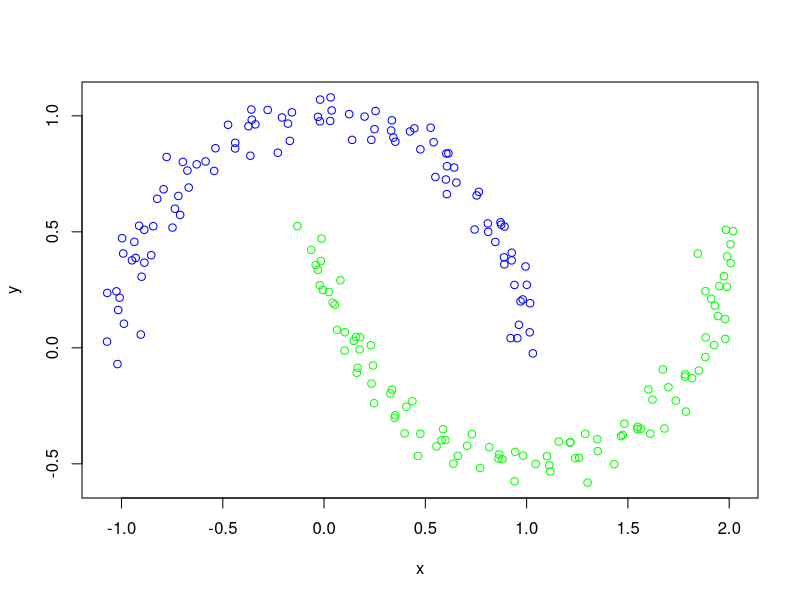
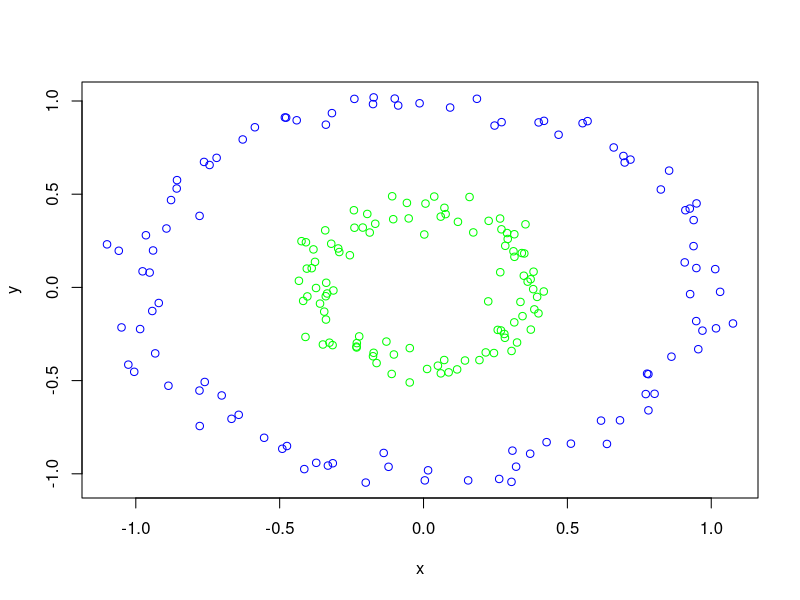
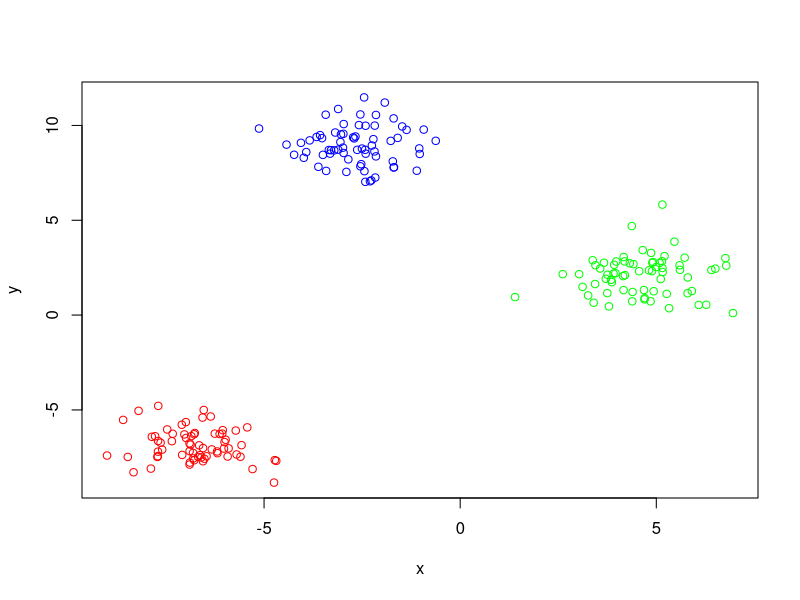

Write the R code that produced these figures, in order.
# Author: Robert Costales
# Language: R
# Date: 4/24/2017
# Summary: This program analyzes three different datasets, and attempts to group
# them into the intended clusters using DBSCAN


# moons data coords
moons_x <- c(0.81, 1.61, -0.021, -1.02, 1.7, 1.882, 0.97, 0.88, 0.89, 1.116, -0.36380035733215055, 0.247024170641561, 1.8165865808413613, 1.216390502042343, -0.8236696008317257, 0.9806558330525754, 0.5409717516934739, 0.34803099630876516, 0.3518149694813853, -0.7770864200239589, 1.925908127930592, 0.8609672257768053, 0.19990694571886664, 1.2895300987577587, -0.2784763570369318, 0.24187916342212853, 1.8498876825048671, 1.884068687400457, 0.1658220005641683, 0.13861368978586056, 0.8908702411936019, -0.2280658689068732, 0.982792079267752, 0.042377487114823705, 0.7642261164780437, 1.9110893773332713, 0.4360843186169329, 0.961869382919592, -0.8433668374262108, -0.04122465637956635, 0.5550765263617962, -0.43882860432695137, 0.653264601142176, 0.10274835236134441, 1.5486824049196752, -0.3731837114917277, 1.017069779546365, -0.7192368482342129, 0.16135771739633958, 0.8643404486578421, -0.6971753260587878, 0.32791174584218086, 1.9804673415232734, -0.9047978397904133, 1.0451539701546235, 0.7534212951992765, 0.5496857719575924, 1.240380864880231, 0.24918868151527174, -0.20756104708796985, 0.35136403283074286, -1.0162875299663354, 1.7813705609485657, 0.8742382477677051, 1.099976438219453, -1.0702274431068057, -0.15869858336390993, 1.4656924734521233, 0.030252086241418986, -0.9365943032993428, 0.6603830717331564, -0.9914472810601037, 0.46339846621608327, -0.13200600455849518, 0.8156699719718332, -0.9482094655466501, 0.05300204890018048, 0.9264863386493691, 0.606899974357827, 0.729613913090043, 1.979602597909764, -0.020539019429525213, 0.6381836350092039, 2.006391793526921, 0.023155389583702356, -0.35883876754603417, 0.9541465310577094, -0.3392153193146809, 0.5995049244247563, 1.9901964358810011, 0.331257288128833, 0.9946042203727617, 1.9884545708838057, -0.6747371789257804, 2.0075110673830054, 1.7829833139860742, 1.7361665281777698, 0.4064621557860991, -1.0250534569332952, 0.06414295612834892, 1.3009214480198916, 1.9742557159417193, 0.0322838817332117, 1.0308615615021235, -0.9006249190273801, 0.08068561000841282, -0.9880776513911396, -0.47394435496615706, 1.5465193242788804, 0.23332452661525713, -0.5848168737377003, 0.03748779763987738, -0.01943215421438394, -0.8532366746585016, 0.9263553454470914, 1.4325055318709503, 0.606227564360764, 1.9440155354591946, 0.5798441410309267, 0.7431751882408199, 0.8711668642686966, -0.7104574532504682, -0.030815679530911702, -0.02985050201140879, -0.06313346747731736, -0.7922321423062557, 0.9209843419332786, 0.17794376878604326, 1.3493482770660188, 1.9838714326679712, 1.0010489152347946, -0.5425423953566147, -0.9969010979463845, 0.23408510556200285, 1.2143701857415208, 1.6010174462148448, 1.158442017781342, -1.0092252336483258, 2.0186595651405512, 0.8883986627771667, 0.10170895814198878, -0.012419658392449351, 0.4456650425441297, -0.3569344018353525, -0.4384503676249994, 1.0153417825554019, 0.23106069503845827, 1.3509877244099255, 0.25423420802770863, -0.005864564229802818, 0.4752852008817291, 1.6807176820939662, 0.8456428246354796, 0.34218757209999007, 0.587413675824549, -0.1781829238057518, 1.2586552825460704, 0.3354281413450259, 0.5263077386163315, 0.6424050994621768, 0.15770292032403394, 1.1117886295038044, 0.6037090318050344, 1.4824711751325774, 0.39793420785716527, 1.6724093395333453, 0.4755129495918798, 0.7060511649685566, 1.5641894305659148, 0.9401285395632449, 0.6140030118844003, -1.0713975737856734, -0.9130899576019843, -0.7482446872784877, 0.14688241059397922, 0.9436201433472216, 1.844898294618469, -0.6682734712780305, -0.736241798539231, 0.6014648171473271, 1.4743770296438, -0.8876000523643851, 1.928921643040576, 1.786734223689522, 1.951302277358737, 0.3347166616690279, -0.16884748553857182, 0.7706399350039733, -0.8870050346267055, -0.6288649178796699, -0.9300678289880796, 0.42447857605559847, 0.8086139233897207, 0.9400092761501126, -0.016091809627127394, -0.5363338482051548, 1.8828174896988241, 0.1757516099360155, 0.12423604113741277, 1.621525675409593)
moons_y <- c(0.5, -0.37, 0.27, -0.07, -0.17, -0.04, 0.20, -0.48, 0.36, -0.533, 0.827993, -0.2385667646098658, -0.13088387452075112, -0.4068576098469539, 0.6423517820020366, 0.2085083752576517, 0.886168225719065, -0.3010135103297315, 0.8882776452917857, 0.8225387226762046, 0.012141462489560256, -0.47653215576721125, 0.996723585940277, -0.3707108687298649, 1.025384519138668, -0.07627811610988744, -0.0977367354267125, 0.04494020084305657, -0.0861312582229225, 0.8963903579728775, 0.522658820637642, 0.8409188163570189, -0.46457770822380157, 0.19457897939000524, 0.6722333206181572, 0.2117833888219939, -0.2300722059738904, 0.09923426355245886, 0.5241433438610638, 0.3572187272959165, -0.42493298043014316, 0.8594038856640629, 0.7123538185269372, 0.06721413959954936, -0.340121955365761, 0.9550641148917607, 0.19210044324276132, 0.6547667649926477, -0.10771977515303419, -0.4594568042976627, 0.8013373385122283, -0.19619019279145, 0.03848682090613942, 0.057239379186481865, -0.5002034943567774, 0.6568800450783515, 0.7363574393412222, -0.4757790325188116, 0.9424619942506756, 0.9929059405814985, -0.2906543154532824, 0.16290243968668253, -0.12449310007040428, 0.5306534645042185, -0.4673376266334291, 0.2365448033851565, 1.014974818396321, -0.38089770413543883, 0.9779214218941581, 0.4567492623850973, -0.4657622229287334, 0.4066209365616006, -0.4660541557137799, 0.5244723391563191, -0.42821617471306134, 0.3771709623371545, 0.18597405780400095, 0.4098897474124808, 0.782793226704067, -0.37215252131948773, 0.12425417277934729, 0.9760155770055489, -0.4991676304205971, 0.4459764240623266, 0.24035667041524125, 1.0271683320323033, 0.04177432756912159, 0.9630888784070667, -0.39774851649862797, 0.393600485300844, 0.9365781994389966, 0.3506336336662611, 0.2628360971084031, 0.7641973838723097, 0.36511659923232437, -0.11490400695737751, -0.22781554012349436, -0.2542290410890008, 0.24337404172353555, 0.07759792706746066, -0.580897574708886, 0.30889896752366724, 1.079377445200174, -0.023890818188036622, 0.30653638897124136, 0.291313729513507, 0.10397649958377635, 0.9614321241658487, -0.35008496710907233, 0.8964898441608593, 0.8031895625842399, 1.0232211120900208, 1.0700103220063364, 0.39896936917063563, 0.37695325915960187, -0.5014898137468269, 0.6622953103185207, 0.1368557256810863, -0.3986890662756295, 0.509983163603108, 0.5410519067729904, 0.5728187715771835, 0.33644614195059047, 0.995531140141458, 0.4219417427535722, 0.6835416467623668, 0.04171050589628211, 0.045368927271068664, -0.3941652037319292, 0.5089844518106312, 0.27158453970062757, 0.7625761248633086, 0.4722640334104726, -0.15381658468239476, -0.408620217466648, -0.17940652083652026, -0.4040859070191752, 0.21613589530590888, 0.503134262368437, 0.3901709324972805, -0.012064806404100223, 0.4706490457389511, 0.9459599841351781, 0.983192061039988, 0.8837416746075627, 0.06687468985246445, 0.011534949165583022, -0.44520506939285803, 1.0205525028465396, 0.24919627314565285, -0.3702843209819343, -0.34775295626358516, 0.45629647471074153, 0.9061394761785524, -0.3507874152214446, 0.9664154060128509, -0.47400089719108845, -0.1802334282657278, 0.9487606821533848, 0.7771710541481326, 0.04709417392789691, -0.5065277977382304, 0.8375991171680967, -0.3272196086630855, -0.3687658842029645, -0.09328042789694613, 0.8554725452174269, -0.422418869645473, -0.3486062626473722, -0.5750887701641074, 0.8383382282159358, 0.026693155422241245, 0.5262643514489188, 0.5182374227266181, 0.02972010451978829, -0.4482942530235463, 0.4060192446689547, 0.6908568183273456, 0.5995188380968243, 0.7255170589161936, -0.37541022156232856, 0.5086451717705048, 0.18201791383211124, -0.27470711132263625, 0.26574548953552657, 0.9805708901332809, 0.8920641071274974, -0.5175033769408777, 0.3669636560066931, 0.7908721118201533, 0.38754884850602656, 0.932687738705203, 0.5359992371836193, 0.2711143095326538, 0.37369612060742724, 0.8602683727689541, 0.24435589021971577, -0.00723100475509813, 1.0072, -0.22328525468058885)

# circles data coords
circles_x <- c(0.4, -0.1106, 0.316, 0.9694, 0.050, 0.19433, 0.93891, -0.38864, 0.6992, -0.35970, -0.7778, -0.05156, 0.116766, -0.3133, 0.3090239749730542, 0.9100530986331878, -0.44078192240824143, -0.1955188918700157, -0.719077262140432, -0.1384020518469507, 0.24476022050149343, -0.37714054246797113, -0.8934644088495721, -0.3451214467713221, -0.7604253880944574, 0.037276906523604915, 0.1440933798397505, 0.2162562500308252, 0.006818969517436116, -0.9648109737693213, 0.5528476591028135, -1.0054742075350964, -0.43307388456705603, 0.2902754050110478, 0.1855629879447902, 0.26922355670264164, -0.05778194911134244, 0.9384977312174277, 0.5122362137452898, 0.3126146352384409, -0.18698311685711982, -0.47465539930594747, -0.08803532994426962, 0.2926756521648895, -0.175549375572464, -0.64231580441853, 0.9254277581938724, 0.004497189870857209, 0.17292296685354985, -0.2927837042633751, -0.31531254613911985, 0.07676199175897636, 0.3059626108599489, 1.0754760874101599, -0.3381907573818771, 0.09247777662351955, -0.33938813198855333, -0.41029389618716944, -0.8567486881879505, -0.9325308649110303, -0.24196572437701808, 0.9477675537353804, 0.08736684919125551, 0.41868621902255015, -0.4037766619730335, 0.7815090238224649, -0.9849669062192558, -0.22354138192123854, -0.9201927263631103, 0.6169381438814168, -0.3207542620597377, 0.7770626869293414, -0.4240752504622637, 0.2667012291959986, -0.382592444716537, 0.7723748949700847, 0.3502261927154839, 0.6609837901114376, -0.17329399315176225, -0.3416434434207281, 0.32505350726516685, -1.0999603804591673, -0.29651759436748887, 0.39485958721418696, 0.341626762997604, -0.701462269274317, 0.9482745559003029, -0.8866228694884211, -0.2400496584728331, 0.3851246597005923, -0.7783764324023772, 0.8535500970067638, 0.37292627656271204, -0.12156100093295212, 0.3994724092613731, 0.07188274507757685, 0.012432490072699675, 0.05985535953150594, 0.8617022927954311, 0.2840983401129861, -0.3160750376876889, 0.3440381847461692, -0.9518501544319803, 1.0308615615021235, 1.0165904555372656, 0.3543635254993373, 0.9549336777348095, -0.6673017321090724, -0.17340761297230803, -0.8774772125767929, -0.37288451685118007, -0.9764048946232021, -1.059128771352604, 0.6374751159205934, 0.6947939939437104, -0.232585986831237, -0.013703651750686385, 0.28287667392660115, -0.21120334728028856, 0.24692192508470867, 0.5701166679062462, 0.2629769560780445, 0.3485723977513361, -0.9427152464690981, 0.33686653252268267, 0.015822826898812703, 0.9077996700888827, 0.26612386384742687, -0.3496879314392312, 0.38122077081057726, 0.9488967038603392, -0.41440162305557665, 0.4277611456875357, 0.11961415517073228, -0.3397005984434709, -0.12901117573561954, -0.4182752446391492, 0.8030513932500455, 0.41787025651185994, 0.7192192847670474, 0.07263536064569275, 0.38241289860522626, -0.5861868223541173, -1.0260025187919448, -0.5539645451447901, 1.0138719686004882, 0.1599377503194959, -0.3269448522517678, -0.8578314075255823, 0.3619969309646529, -0.16780104813379762, -0.0479250228888872, 0.46941308550221766, -0.7436672769132935, -0.10528779381613729, -1.0496319746334295, -0.33903447394976455, -0.10897171740474151, -0.4817901311353481, -0.17552888220807053, 0.315599054510131, -0.33500397769124657, -0.31833558474575374, -0.23185954285902138, 0.002661648376728519, -0.047738902330683855, -0.4774918095836953, -0.4087125715395616, -0.1631173000791545, -0.37353640387144216, -0.24029656241812108, 0.9266291546425982, 0.3706727471980653, 0.30571545741742584, 0.2708319601658919, -0.40564382135482746, 0.22490041834217048, -0.2007940519184701, 0.15513587814405114, -0.10001007055899429, -0.23300814604587197, 0.32177803315147446, 0.28081647322323233, 0.06014312817147521, 0.31541610149421867, -0.762864544424183, -0.7786803518924004, -0.25604648741773073, 0.7816562135806147, -0.3322722251169507, 0.6828472099566816, -0.6283604266949777, 0.27125071581178795, 0.8248442280376304, 0.3722950132374327, -0.4908620546963676, 0.2579, 0.2264, -0.94, -0.103)
circles_y <- c(0.885, -0.4644, 0.164, -0.232, -0.42, -0.39, 0.36101, 0.103, 0.67, -0.087, -0.7437, 0.37, -0.44, -0.016512122831963252, -0.8757645981558879, 0.41397713403618375, 0.8964495019784897, 0.39398504823866565, 0.6948919786086156, -0.8881821771309297, -0.35218447342751646, 0.13689608386370028, 0.3159191384342914, -0.13013934527738977, -0.507401551868474, 0.48733676493219535, -0.39226207082352454, -0.3488716848177508, 0.44957125175509227, 0.2797071576453472, 0.8807900100391883, -0.45290593103013677, 0.03529641945007339, 0.2915687186151498, 1.0117329616603066, -0.23115276137899496, 0.45312289900839414, 0.22133169714356438, -0.8383600722832683, 0.1937197927301979, 0.2942515532182449, -0.850949443622391, 0.9757888382976755, 0.2597321259747277, -0.36948292171739755, -0.6835365078841693, 0.4227061301633974, -1.0353122464894642, 0.29485186328897117, 0.18965735854314505, -0.9433922869081596, 0.3930995100619707, -0.34101782756725607, -0.19356585505580723, 0.024786841128822935, 0.964827762024511, 0.8728380035860399, -0.2658923147211325, 0.5753450050990749, -0.3540210583179585, 0.4138261335367896, -0.1808434907823544, -0.4557628769701073, 0.8933700865296992, -0.04845168800646489, -0.4655194035030996, -0.2235365106494667, -0.26285315974948503, -0.08373643681816323, -0.7146945157973054, 0.23420819168541085, -0.46289687257230167, 0.24788758935936617, 0.08131648046611209, 0.2038413993730178, -0.572286473110022, 0.18203733263702931, 0.7506080780990985, 1.0191583536642865, 0.306020355232053, -0.2956708225288897, 0.23086699970914956, 0.20879907221598498, -0.05103792011390275, 0.1842061272370066, -0.5797330680009668, 0.10368364147686135, -0.527640158016004, 0.3200887759662061, -0.11792812087688154, 0.38355504478929037, 0.6263854402602471, -0.2264123279921181, -0.9625090260997016, -0.13930331232943494, -0.3896599210282478, -0.43773652864138246, 0.3795733589398412, -0.37165649420194674, 0.2230792250992638, -0.30975688578963023, -0.15428376328685195, 0.0795033175262986, -0.023890818188036622, -0.2195895596867864, 0.33846127612898336, -0.3316329483649198, -0.7050748929012766, -0.3508822091771035, 0.46847448057991387, -0.9411628753543473, 0.08613750394545887, 0.19647621638763263, -0.8398425372934828, 0.7049913511743997, -0.3223115493811961, 0.987641011116707, -0.2704190360226157, 0.3209115057656854, 0.8681317508436212, 0.8918423794205275, -1.0276274653721102, 0.06251455039028167, -0.1266568693747886, -0.0780582572464278, -0.9812540821821963, 0.13403577717782406, 0.3692968335723434, -0.3063767265509091, -0.009420908117022654, 0.4504578480248953, -0.9748207822374826, -0.830290413818953, 0.3517756659896628, -0.047419262204419096, -0.29069332099621603, -0.07253328187826778, -0.5708388868541667, -0.021981945443288242, 0.6855747789203015, 0.4269056518139711, 0.08420625882123729, 0.8589832042187897, -0.4143987988486263, -0.8067286832149667, 0.09793727588371016, 0.48486548473828484, -0.2966696176597522, 0.5304946086247132, 0.03080446686898175, 0.3413719299539879, -0.5100071281318429, 0.8189257631811989, 0.6565387218421342, 0.3657606605805395, -0.214804373034128, -0.17250104549357584, 0.4888279363175045, 0.9116352442078177, 0.9833118405850644, 0.2850943831273843, -0.03277666636694786, 0.9348057484215767, -0.29892537507945305, 0.2838295706770848, -0.32572211875196316, 0.910574167733932, 0.2420941683187548, -0.4059409049523371, -0.0032814683778751574, 1.0111595488137348, -0.036097364107072136, -0.8922400925905071, -1.0432536674566535, 0.3115534239971777, 0.10070637958518328, -0.07504122759666411, -1.0471800067556014, -1.035383472904193, 1.0128228875373306, -0.31756365586472546, -0.9617721315733438, -0.24978078521369518, -0.4612236313150822, -0.18763605454003274, 0.672994061167302, -0.55353172553416, 0.17251296542018552, -0.659603593247664, -0.9559462450058323, -0.7130822345757126, 0.793568986126474, 0.8864234120916452, 0.5252085476702208, 0.043704689745899805, -0.8657637372244238, -0.22803504663442958, 0.35696905883585367, 0.198, -0.360)

# blobs data coords
blobs_x <- c(-0.9299848075453587, -2.978672008987702, -2.9726153158652124, -2.267235351486716, -4.234115455565783, -3.5220287433871738, -3.417221698573961, -1.0435488541311961, -2.4416694183648264, -3.053580347577933, -3.6601912004750528, -3.109836312971555, -3.110904235282147, -2.5226948477906843, -1.686652710949561, -2.300334028047995, -3.837383671951181, -1.7707310430573397, -2.6248459054409907, -3.9877196134201776, -2.9698363940125376, -2.1655793334842888, -2.185113653657955, -3.186119623358709, -1.4781981005567992, -3.348415146275389, -2.1779341916491863, -2.9883718608980403, -3.6155325970587784, -1.6966718006585522, -2.581207744633084, -2.147561598005116, -2.147802017544336, -2.5450236621627016, -5.128942727142494, -2.422150554814579, -2.4174368465172478, -2.728869510890262, -1.031303578311234, -3.317691225945938, -1.593795505350676, -3.038957826819789, -2.4121200737047097, -3.2112507169301026, -2.9013057761849077, -2.2130773459881743, -2.5040841664102893, -3.9245683651031644, -2.8519121395795195, -2.6704833347187593, -0.62301172184222, -2.2516472323299856, -4.4279688383517914, -2.4489674131117236, -2.7015585878338726, -2.5439093927579934, -1.3663748085377296, -1.7181656760097033, -1.106403312116651, -1.9223405292524798, -3.4997339481834384, -2.409546257965109, -4.059861054118883, -3.571501336778855, -3.4286218572865534, -3.2924509153889874, -1.6956804056830803, 4.867338770832231, 3.032395601666874, 4.899761630476525, 3.4029281253500194, 5.161820401844999, 4.890371686573978, 3.9598541146496107, 4.932951309526783, 6.505653347372858, 3.448575339025453, 3.66519716600078, 5.798474415235505, 5.6032549654724235, 5.4619389962225915, 4.394490720225231, 3.750364406602578, 4.562777126813997, 4.916569635558121, 4.652880728106008, 4.375222002990145, 5.2655461839931075, 3.5689863381669893, 4.41641605090225, 5.113116460801646, 3.7930851181596963, 4.19336388416108, 4.853972580358305, 4.813059762079283, 3.7560214000269685, 4.698087554674101, 4.997666196576384, 5.722930079403378, 3.2622094682710103, 5.154914103436761, 5.154926522534149, 5.210769346921269, 5.593880599721304, 4.324609591587755, 3.8670536216905296, 4.154515288398998, 6.95453740290161, 5.326139026602615, 4.167946970438668, 4.7041588553235645, 3.9245751269681333, 3.909512204510965, 4.685450676131915, 6.783822925553427, 2.614736249570494, 3.9780923714597134, 3.847358097795401, 5.144866115208559, 3.439582429172325, 4.164933525067145, 6.405333076509198, 3.378994881893056, 6.762035033240735, 3.120508870274088, 5.906789985414724, 5.08369826437433, 3.7129483646500185, 1.3986114961590288, 4.387310684834941, 6.272290140159736, 4.199834349531118, 6.081152125294217, 5.803042588383061, -7.8611358421992215, -6.6805674955778, -6.809825106161251, -6.766109845900022, -5.293610375005918, -4.746593816495004, -7.031412286186853, -6.598635323416238, -7.087749441508545, -7.468991948095482, -6.522611705186223, -5.9800273157180195, -6.06676507231231, -7.708622202073342, -6.132333586028008, -6.9005287851154185, -5.601962295362846, -6.332529809981232, -7.097308394378491, -6.05421084216324, -5.574148383996941, -6.197674219856307, -6.555460838662828, -6.782631226158552, -7.697847874384743, -7.885644572650972, -5.7215163176512025, -6.255507374099115, -6.891873963998185, -6.8038226329575435, -5.904507457733519, -7.705124387943782, -6.4666957368756455, -7.701847586717702, -6.634660620042547, -7.350665496769593, -8.327711532648594, -7.598071412403706, -6.568719625553266, -6.02196756794925, -6.898643399053959, -6.89814032714366, -6.55690863081318, -6.360280676910098, -6.988387339608128, -6.189483199440158, -6.655534709340853, -6.781951092602438, -6.855117016892327, -5.428483583356228, -4.726444733639713, -6.007306554430592, -4.689824257933598, -7.719349033332046, -9.003522915461076, -7.638759852704968, -6.5378712153741105, -5.92920335296522, -7.778041862499628, -8.199860398171912, -5.700187070429983, -8.592761720242148, -6.994167036403888, -8.474054849945638, -6.874383491433087, -7.329692662630514)
blobs_y <- c(9.78172085735123, 9.556846171784287, 8.548556374628065, 7.101005883540523, 8.45199859895735, 9.328533460793595, 7.60198242686303, 8.788509827711787, 7.589537941984865, 9.125208717908187, 9.389984146543993, 8.722592378405045, 10.86656431270726, 7.956575199242421, 7.793442478227299, 7.054616004318546, 9.211147364067445, 9.185654409388292, 8.713182432609033, 8.294441919803614, 10.071408354417237, 7.251245972835587, 8.629203847782005, 9.62596241703919, 9.94556624731452, 8.705073752347108, 9.98983125532068, 8.828627151534505, 7.818079504117651, 10.370526156769145, 10.017819026090345, 8.369166373593197, 10.55232269466429, 10.578929784012328, 9.836188632573545, 8.715278777732454, 7.026717213597429, 9.371398699710069, 8.496015909924674, 8.512529084613785, 9.343037237858006, 9.527553561311677, 9.98293111873121, 8.686623981600553, 7.550771180066203, 9.275341400378212, 8.779698994823175, 8.593640805432962, 8.212008858976702, 9.41833698501286, 9.18886394103016, 8.939840212432154, 8.987772252749105, 11.477528240683608, 9.315833470531935, 7.845608090578789, 9.766219160885095, 8.104898673403582, 7.612435065406041, 11.2047417540083, 8.44798839859555, 8.510810474082122, 9.08284910300435, 9.487878558833502, 10.564220533215861, 8.692224611992646, 7.7834218117643665, 3.2803124382231603, 2.157803542473036, 2.7549925557180424, 0.6527130708564557, 2.2701543571739182, 2.319617893437708, 2.2054233811017356, 1.258818265914364, 2.4470026048525195, 2.6297232925745617, 2.760254287683184, 1.1524873655890215, 2.3859506108772304, 3.869962666594679, 1.2194335195832424, 1.1573593989752937, 2.314321658757376, 2.8003529329767556, 3.426703761098049, 4.693338850530351, 1.1160121275244494, 2.455642099183917, 2.687170178032824, 1.9003407712838591, 0.45832245925486736, 2.8295684782642043, 0.727430905228744, 2.358487063669569, 2.12689478988626, 0.8301993861101089, 2.5339542103089663, 3.0269717359756347, 1.035344644025609, 2.486955634852941, 5.825901174595453, 3.108735324121331, 2.62456093524653, 2.7321389044339996, 1.7363510772007231, 2.0550438233270545, 0.10590449134898394, 0.36045381275108035, 3.062120280908098, 0.8954249060114259, 2.652767432875408, 2.189628273522707, 1.3215693363349148, 2.607088706258743, 2.1596239987101598, 2.825603018736956, 1.858433242473833, 2.8389248781108534, 1.6386684480997835, 1.31984045136702, 2.3781513949016877, 2.891031630995508, 3.005634944491879, 1.4889356110744807, 1.2655002183219513, 2.7478037373700688, 1.913644327878932, 0.9487820426064422, 0.7253865019758825, 0.5430283059800993, 2.1039102612268232, 0.5373075327612926, 1.983402744960319, -6.418006119012676, -7.480326470434742, -7.265423190137707, -6.2179789187549, -8.117925092102796, -8.832197392798449, -6.29179238679137, -7.50280911309654, -7.373110527934779, -6.030507496254922, -7.573019188536601, -6.572810072399338, -6.250480751352335, -7.440290633472916, -6.269739327842482, -6.762782209967165, -7.471680982111777, -7.08230224570984, -5.7813327412887565, -6.066599957275308, -6.859105751643187, -7.190376349869402, -7.0102526476436315, -6.284952567839033, -4.787722317590486, -8.094298206063678, -6.088446899313011, -6.251764084011667, -7.777363964761778, -7.557271304788058, -7.027166974778085, -7.20149543492894, -7.443834146079921, -6.636422381784034, -7.387052768647076, -6.648059655918311, -8.287573367652502, -7.093556744987794, -5.404753376326394, -7.040048123239374, -7.8826389579137555, -7.168768232196085, -7.707340536828269, -5.347370680273369, -6.478397871177005, -7.281330065161783, -6.867517192494152, -7.653119377131413, -6.382111302030497, -5.92083876719074, -7.647457156163997, -6.696767587537595, -7.688407878631098, -7.479502238719968, -7.405864614956708, -6.729715806799739, -5.00393875406006, -7.45701324893835, -6.3881904217694405, -5.048650827421593, -7.349285245380651, -5.526237219110534, -5.642293281302485, -7.479484616229719, -6.833128999511205, -6.257259660928447)

# default starting lists
# 0 = unvisited, 1 = visited
visited <- c(0, 0, 0, 0, 0, 0, 0, 0, 0, 0, 0, 0, 0, 0, 0, 0, 0, 0, 0, 0, 0, 0, 0, 0, 0, 0, 0, 0, 0, 0, 0, 0, 0, 0, 0, 0, 0, 0, 0, 0, 0, 0, 0, 0, 0, 0, 0, 0, 0, 0, 0, 0, 0, 0, 0, 0, 0, 0, 0, 0, 0, 0, 0, 0, 0, 0, 0, 0, 0, 0, 0, 0, 0, 0, 0, 0, 0, 0, 0, 0, 0, 0, 0, 0, 0, 0, 0, 0, 0, 0, 0, 0, 0, 0, 0, 0, 0, 0, 0, 0, 0, 0, 0, 0, 0, 0, 0, 0, 0, 0, 0, 0, 0, 0, 0, 0, 0, 0, 0, 0, 0, 0, 0, 0, 0, 0, 0, 0, 0, 0, 0, 0, 0, 0, 0, 0, 0, 0, 0, 0, 0, 0, 0, 0, 0, 0, 0, 0, 0, 0, 0, 0, 0, 0, 0, 0, 0, 0, 0, 0, 0, 0, 0, 0, 0, 0, 0, 0, 0, 0, 0, 0, 0, 0, 0, 0, 0, 0, 0, 0, 0, 0, 0, 0, 0, 0, 0, 0, 0, 0, 0, 0, 0, 0, 0, 0, 0, 0, 0, 0)
# 0 is default
grouped <- c(0, 0, 0, 0, 0, 0, 0, 0, 0, 0, 0, 0, 0, 0, 0, 0, 0, 0, 0, 0, 0, 0, 0, 0, 0, 0, 0, 0, 0, 0, 0, 0, 0, 0, 0, 0, 0, 0, 0, 0, 0, 0, 0, 0, 0, 0, 0, 0, 0, 0, 0, 0, 0, 0, 0, 0, 0, 0, 0, 0, 0, 0, 0, 0, 0, 0, 0, 0, 0, 0, 0, 0, 0, 0, 0, 0, 0, 0, 0, 0, 0, 0, 0, 0, 0, 0, 0, 0, 0, 0, 0, 0, 0, 0, 0, 0, 0, 0, 0, 0, 0, 0, 0, 0, 0, 0, 0, 0, 0, 0, 0, 0, 0, 0, 0, 0, 0, 0, 0, 0, 0, 0, 0, 0, 0, 0, 0, 0, 0, 0, 0, 0, 0, 0, 0, 0, 0, 0, 0, 0, 0, 0, 0, 0, 0, 0, 0, 0, 0, 0, 0, 0, 0, 0, 0, 0, 0, 0, 0, 0, 0, 0, 0, 0, 0, 0, 0, 0, 0, 0, 0, 0, 0, 0, 0, 0, 0, 0, 0, 0, 0, 0, 0, 0, 0, 0, 0, 0, 0, 0, 0, 0, 0, 0, 0, 0, 0, 0, 0, 0)

# make use of similarity to python range function
range <- 1:length(grouped)


# 2D CODED EUCLIDEAN DISTANCE FUNCTION
distance <- function(x1, y1, x2, y2)
{
  return(((x1 - x2)^2 + (y1 - y2)^2)^(1/2))
}

# DBSCAN FUNCTION
DBSCAN <- function(x, y, visit, group, points_min, radius_max, data_name)
{
  # init group number, will be increased for each loop
  cur_num <- 0
  
  while (TRUE)
  {
    # find unvisited point to work with
    cur_num <- cur_num + 1
    points_left <- FALSE
    
    # the variable point is just an index
    for (i in range)
    {
      if (visit[i] == 0)
      {
        point <- i
        points_left <- TRUE
        break
      }
    }
    
    # break if we visited all points
    if (points_left == FALSE)
    {
      break
    }
    
    # find all points within radius
    rad_points <- c()
    groups_to_convert <- c()
    
    for (i in range)
    {
      if(distance(x[i], y[i], x[point], y[point]) < radius_max)
      {
        rad_points[length(rad_points)+1] <- i
        if ((!(any(groups_to_convert==group[i]))) & (group[i] != 0))
        {
          groups_to_convert[length(groups_to_convert)+1] <- group[i]
        }
      }
    }
    
    # if enought points, switch all to new group
    if (length(rad_points) > points_min)
    {
      for(j in rad_points)
      {
        visit[j] <- 1
        group[j] <- cur_num
      }
      # convert overlapping groups
      for (j in range)
      {
        if(any(groups_to_convert==group[j]))
        {
          group[j] <- cur_num
        } 
      }
    }
    else 
    {
      visit[point] <- 1
      group[point] <- -1
    }
  }
    
    col <- c("blue", "green", "red", "yellow", "purple", "black")
    
  # convert to easier group numbers
  groups_to_convert <- c()
  for (i in range)
  {
    if ((!(any(groups_to_convert==group[i]))) & group[i] != -1)
    {
      groups_to_convert[length(groups_to_convert)+1] <- group[i]
    }
  }
  for (i in range)
  {
    for (j in 1:length(groups_to_convert))
    {
      if (group[i] == groups_to_convert[j])
      {
        group[i] <- j
      }
      if (group[i] == -1)
      {
        group[i] <- length(col)
      }
    }
  }
  print(group)
  plot(x, y, col=col[group])
}


# call on all data sets
DBSCAN(moons_x, moons_y, visited, grouped, 2, .2, "Moon")
DBSCAN(circles_x, circles_y, visited, grouped, 2, .35, "Circle")
DBSCAN(blobs_x, blobs_y, visited, grouped, 2, 2, "Blob")

